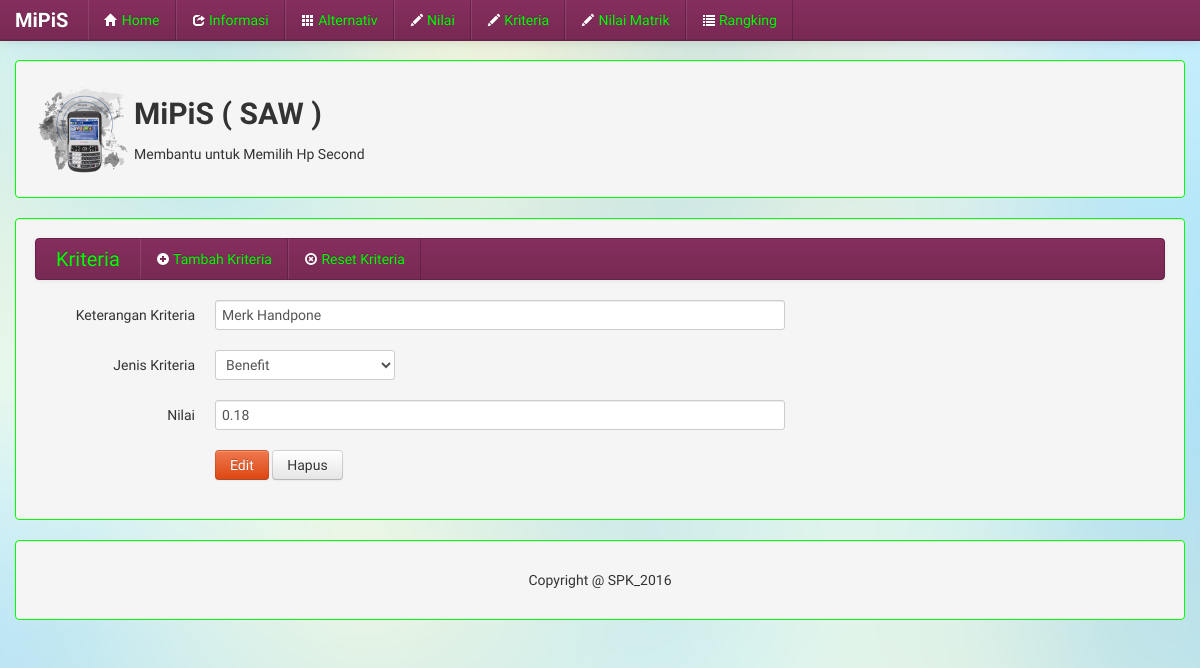
The page /SPK2016/index.php/kriteria/edit/1 on the database its author committed.
### tables this page shows
CREATE TABLE `kriteria` (
  `idKriteria` int(11) NOT NULL AUTO_INCREMENT,
  `namaKriteria` varchar(40) DEFAULT NULL,
  `tipeKriteria` varchar(10) DEFAULT NULL,
  `bobot` double DEFAULT NULL,
  PRIMARY KEY (`idKriteria`)
);

### SPK2016/application/libraries/Template.php (called while the page is built)
<?php if ( ! defined('BASEPATH')) exit('No direct script access allowed');
class Template {
		var $template_data = array();
		function set($name, $value)
		{
			$this->template_data[$name] = $value;
		}
		function load($template = '', $view = '' , $view_data = array(), $return = FALSE)
		{
			$this->CI =& get_instance();
			$this->set('contents', $this->CI->load->view($view, $view_data, TRUE));
			return $this->CI->load->view($template, $this->template_data, $return);
		}
}

### SPK2016/application/controllers/kriteria.php (called while the page is built, shortened)
<?php
class kriteria extends CI_Controller{
	function edit(){
		$kriteria = $this->modKriteria->info();
		foreach ($kriteria->result() as $k) {
			$param1 = $k->bb;
		}
		if(isset($_POST['edit'])){
			$idkri	  = $this->input->post('idk');
			$kriteria = $this->input->post('Keterangan');
			$jenis    = $this->input->post('jenis');
			$nilai    = $this->input->post('nilai');
			if($kriteria == "" || $jenis == "0" || $nilai == ""){
				echo "<script>alert('Terdapat Data Gagal diubah)
					location.href='./'</script>";
			}else{
				$param2 = $param1 + $nilai;
				if($param2 > 1){
					echo "<script>alert('Jumlah Bobot melebihi 1')
					location.href='tambahkriteria'</script>";
				}else{
				$this->modKriteria->edit($kriteria,$jenis,$nilai,$idkri);
				echo "<script>alert('Data berhasil diubah')
					location.href='./'</script>";
				}
			}
		}else{
			$id = $this->uri->segment(3);
			$data['kriteria'] = $this->modKriteria->tampiledit($id)->row_array();
			$this->template->load('Template','Website/w_editkriteria',$data);
		}
	}
}
?>

### SPK2016/index.php (called while the page is built, shortened)
<?php
require_once BASEPATH.'core/CodeIgniter.php';

### SPK2016/application/models/modKriteria.php (called while the page is built, shortened)
<?php
class modKriteria extends CI_Model
{
	function info(){
		$sql ="SELECT SUM(bobot) AS bb FROM kriteria";
		return $this->db->query($sql);
	}
	function tampiledit($id){
		$parameter = array('idKriteria'=>$id);
		return $this->db->get_where('kriteria',$parameter);
	}
}
?>

### SPK2016/application/views/Website/w_editkriteria.php (the view, shortened to what this page needs)
<a class="brand" href="<?php echo base_url()?>index.php/kriteria"> Kriteria</a>
  <div class="nav-collapse">
        <ul class="nav">
          <li><a href="<?php echo base_url()?>index.php/kriteria/tambahkriteria" class="medium-box"><i class="icon-plus-sign icon-white">
          </i> Tambah Kriteria</a></li>
          <li><a onClick="return confirm('Anda yakin..???');" href="<?php echo base_url()?>index.php/kriteria/resetkriteria" class="medium-box"><i class="icon-remove-circle icon-white">
          </i> Reset Kriteria</a></li>
        </ul>
    </div>
	</div>
    </div>
  </div>
  <section>
  <form action="<?php echo base_url()?>index.php/kriteria/edit" method="post" class="form-horizontal">
      <div class="control-group">
      <label class="control-label" >Keterangan Kriteria</label>
      <div class="controls">
          <input type="text" class="span6" name="Keterangan" placeholder="Keterangan...."
          value="<?php echo $kriteria['namaKriteria']; ?>">
      </div>
      </div>
      <div class="control-group">
      <label class="control-label" >Jenis Kriteria</label>
      <div class="controls">
          <select name="jenis" class="chzn-select" style="width:180px;" tabindex="2">
          	<option value="<?php echo $kriteria['tipeKriteria']; ?>"><?php echo $kriteria['tipeKriteria']; ?></option>
          </select>
      </div>
      </div>
      <div class="control-group">
      <label class="control-label" >Nilai</label>
      <div class="controls">
          <input type="text" class="span6" name="nilai" placeholder="Nilai...." onkeyup="validAngka(this)"
          value ="<?php echo $kriteria['bobot']; ?>">
      </div>
      </div>
      <div class="control-group">
      <div class="controls">
        <button type="submit" class="btn btn-primary" name="edit">Edit</button>
        <button type="reset" class="btn">Hapus</button>
      </div>
      </div>
  </form>
  </section>
</div>

### SPK2016/assets/css/docs.css (style rules this page uses)
body { position: relative; padding-top: 60px; no-repeat center center fixed; -webkit-background-size: cover; -moz-background-size: cover; -o-background-size: cover; background-size: cover; background-position: 0 40px; }

### rows shown on the page
kriteria: Keterangan "Merk Handpone", jenis "Benefit", nilai "0.18"
